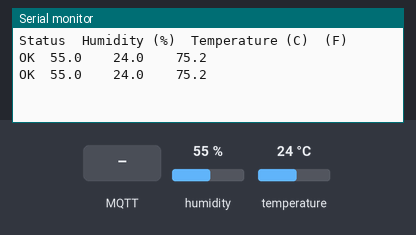
Simulated run of this sketch. Board: Arduino Uno, built with avr-gcc and run on an emulated ATmega328P. Shown: the last lines printed to the serial monitor. The test bench sets the inputs (shaded band); at power-on: humidity 55 %, temperature 24 °C. No MQTT or app messages arrive unless stated.

Above: at 16.3 s.
16.4 s: MQTT message "1" arrives on the first subscribed topic
At 26.1 s:
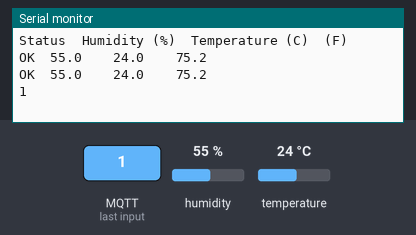
27.0 s: MQTT message "on" arrives on the first subscribed topic
At 37.9 s:
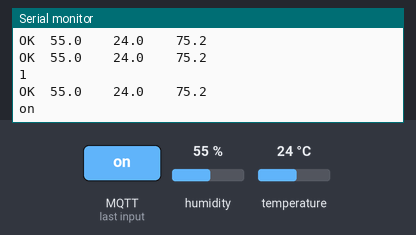
39.0 s: MQTT message "off" arrives on the first subscribed topic
At 50.7 s:
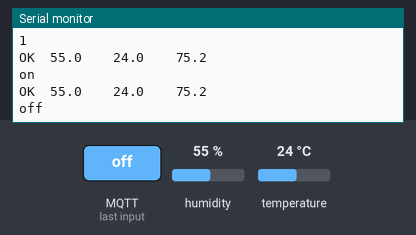
51.0 s: humidity set to 22 %
At 52.6 s:
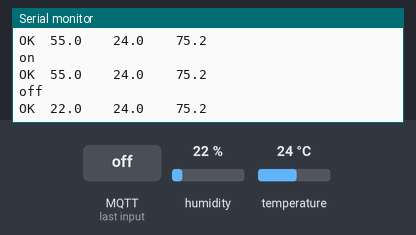
61.1 s: temperature set to 12 °C
At 64.4 s:
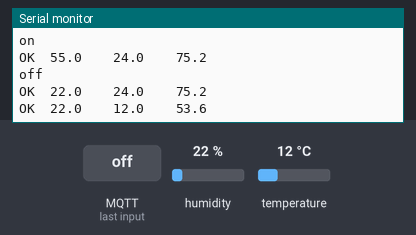
71.2 s: humidity set to 40 %
At 76.2 s:
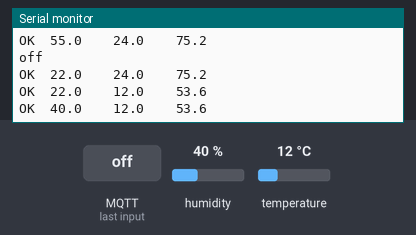
Timing chart, 0 to 77.7 s (numbered marks = the images above; inputs shaded):
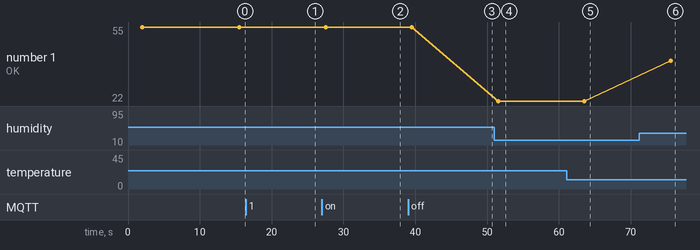

The sketch:

DHToutside.ino
```cpp
#include "DHT.h"
#include "EspMQTTClient.h"

DHT dht;

void setup()
{
  Serial.begin(9600);
  Serial.println();
  Serial.println("Status\tHumidity (%)\tTemperature (C)\t(F)");

  dht.setup(14); // data pin 2
}


void onConnectionEstablished();

EspMQTTClient client(
  "lemicho",           // Wifi ssid
  "lemifroid",           // Wifi password
  "broker.mqttdashboard.com",  // MQTT broker ip a rensigner
  1883,             // MQTT broker port a renseigner
  "meteo",            // MQTT username
  "iot",       // MQTT password
  "station",          // Client name
  onConnectionEstablished, // Connection established callback
  true,             // Enable web updater
  true              // Enable debug messages
);


void onConnectionEstablished()
{
  client.subscribe("home/test", [] (const String &payload) // faire un test de fonctionnement puis
  {
    Serial.println(payload);
  });


 }


void loop()
{
  delay(dht.getMinimumSamplingPeriod());

  float humidity = dht.getHumidity();
  float temperature = dht.getTemperature();

  Serial.print(dht.getStatusString());
  Serial.print("\t");
  Serial.print(humidity, 1);
  client.publish("home/outside/humidity", String (humidity));

  Serial.print("\t\t");
  Serial.print(temperature, 1);
  client.publish("home/outside/temperature", String (temperature));
  Serial.print("\t\t");
  Serial.println(dht.toFahrenheit(temperature), 1);
  delay(10000);
  client.loop();

}
```

Measured:
- after the input at 16.4 s, the serial monitor: prints a new line after 9.1 s (image 1)
- after the input at 27.0 s, the serial monitor: prints a new line after 10.5 s (image 2)
- after the input at 39.0 s, the serial monitor: prints a new line after 10.5 s (image 3)
- after the input at 51.0 s, the serial monitor: prints a new line after 0.54 s (image 4)
- after the input at 61.1 s, the serial monitor: prints a new line after 2.4 s (image 5)
- after the input at 71.2 s, the serial monitor: prints a new line after 4.4 s (image 6)
- plotted number 1: 55 → 22 after the input at 51.0 s, 22 → 40 after the input at 71.2 s
